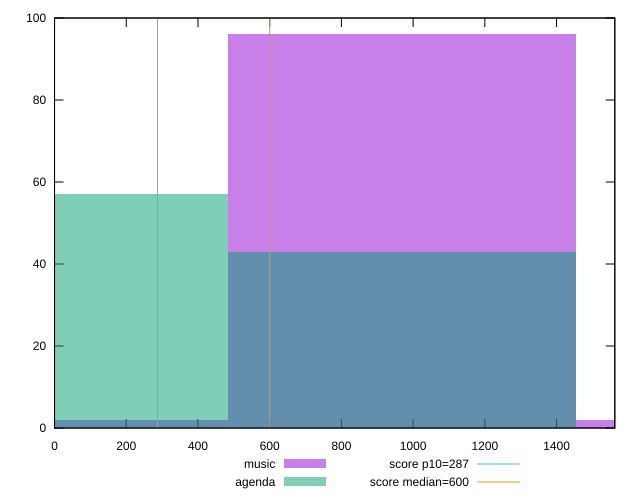

This chart was generated by the following gnuplot code:
reset

$music <<EOF
969.2281428751429 96
1938.4562857502858 2
0 2
EOF

$agenda <<EOF
969.2281428751429 43
0 57
EOF

set key outside below
set boxwidth 969.2281428751429
set xrange [0:1562.5]
set yrange [0:100]
set trange [0:100]
set style fill transparent solid 0.5 noborder

set parametric
set terminal svg size 640, 500 enhanced background rgb 'white'
set output "reports/report_00027_2021-02-24T12-40-31.850Z/total-blocking-time/comparison/histogram/0_vs_1.svg"

plot $music title "music" with boxes, \
     $agenda title "agenda" with boxes, \
     287,t title "score p10=287", \
     600,t title "score median=600"

reset
